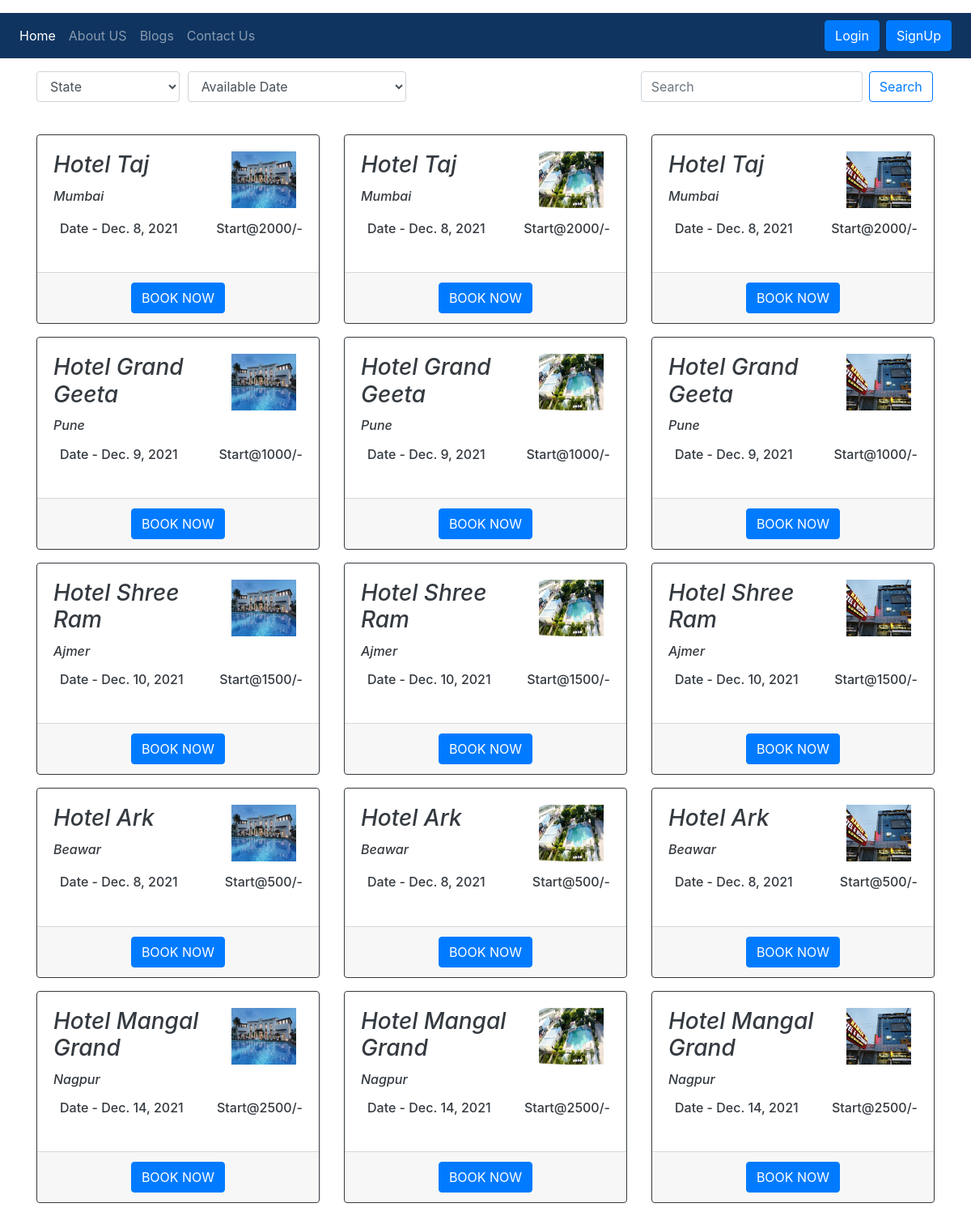
The page / on the database its author committed.
### home/models.py (models this page shows, shortened)
class HotelCard(models.Model):
    card_id=models.AutoField(primary_key=True)
    card_name=models.CharField(default='',max_length=123)
    location=models.CharField(default='',max_length=123)
    av_date=models.DateField()
    price=models.IntegerField(default=0)
    image=models.ImageField(upload_to="card/images",default="")

### home/views.py (the view)
# urls.py: 2. Add a URL to urlpatterns:  path('', views.home, name='home')
def home(request):
    allprods=[]
    products= HotelCard.objects.all()
    n= len(products)
    nSlides= n//3 + ceil((n/3) + (n//3))
    params={'no_of_slides':nSlides, 'range':range(1,nSlides), 'product': products}
    return render(request,"index.html", params)

### templates/index.html (shortened to what this page needs)
{% extends 'basic.html' %}
{% block body %}
<div class="container">
<div class="form-row">
      <div class="form-group col-md-2">
      <select id="inputState" class="form-control">
        <option selected>State</option>
      </select>
    </div>
    <div class="form-group col-md-3">
      <select id="inputState" class="form-control">
        <option selected>Available Date</option>
      </select>
    </div>
    <div class="form-group col-md-4 ml-auto">
     <form class="form-inline my-2 my-lg-0 ">
      <input class="form-control mr-sm-2 " type="search" placeholder="Search" aria-label="Search">
      <button class="btn btn-outline-primary my-2 my-sm-0" type="submit">Search</button>
    </form>
    </div>
  </div>
</div>
<br>
{% for i in product %}
<div class="container">
<div class="row">
  <div class="col-sm-4">
    <div class="card border-dark mb-3">
      <div class="card-body text-dark">
        <div class="d-flex justify-content-between mb-3 text-black">
          <i class="fas fa-tint fa-lg text-black pr-2">
        <h3 class="card-title">{{i.card_name}}</h3>
        <h6 class="card-text">{{i.location}}</h6>
        </i>
          <i class="fas fa-leaf fa-lg grey-text pr-2">
          <img src='/media/card/images/taj.jpg' width="80px" height="70px">
          </i>
        </div>
        <div class="d-flex justify-content-between mb-3">
          <h6><i class="fas fa-tint fa-lg text-info pr-2"></i>Date - {{i.av_date}}</h6>
          <h6><i class="fas fa-leaf fa-lg grey-text pr-2"></i>Start@{{i.price}}/-</h6>
        </div>
        </div>
        <div class="text-center card-footer ">
          <a href="#" class="btn btn-primary"> BOOK NOW</a>
        </div>
      </div>
    </div>
  <div class="col-sm-4">
    <div class="card border-dark mb-3">
      <div class="card-body text-dark">
        <div class="d-flex justify-content-between mb-3 text-black">
          <i class="fas fa-tint fa-lg text-black pr-2">
        <h3 class="card-title">{{i.card_name}}</h3>
        <h6 class="card-text">{{i.location}}</h6>
        </i>
          <i class="fas fa-leaf fa-lg grey-text pr-2">
          <img src='/media/card/images/ark.jpg' width="80px" height="70px">
          </i>
        </div>
        <div class="d-flex justify-content-between mb-3">
          <h6><i class="fas fa-tint fa-lg text-info pr-2"></i>Date - {{i.av_date}}</h6>
          <h6><i class="fas fa-leaf fa-lg grey-text pr-2"></i>Start@{{i.price}}/-</h6>
        </div>
        </div>
        <div class="text-center card-footer ">
          <a href="#" class="btn btn-primary"> BOOK NOW</a>
        </div>
      </div>
  </div>
  <div class="col-sm-4">
    <div class="card border-dark mb-3">
      <div class="card-body text-dark">
        <div class="d-flex justify-content-between mb-3 text-black">
          <i class="fas fa-tint fa-lg text-black pr-2">
        <h3 class="card-title">{{i.card_name}}</h3>
        <h6 class="card-text">{{i.location}}</h6>
        </i>
          <i class="fas fa-leaf fa-lg grey-text pr-2">
          <img src='/media/card/images/shreeram.jpg' width="80px" height="70px">
          </i>
        </div>
        <div class="d-flex justify-content-between mb-3">
          <h6><i class="fas fa-tint fa-lg text-info pr-2"></i>Date - {{i.av_date}}</h6>
          <h6><i class="fas fa-leaf fa-lg grey-text pr-2"></i>Start@{{i.price}}/-</h6>
        </div>
        </div>
        <div class="text-center card-footer ">
          <a href="#" class="btn btn-primary"> BOOK NOW</a>
        </div>
      </div>
  </div>
</div>
</div>
 {% endfor %}
  {% endblock %}

### templates/basic.html (shortened to what this page needs)
<!doctype html>
<html lang="en">
  <head>
    <link rel="stylesheet" href="https://stackpath.bootstrapcdn.com/bootstrap/4.3.1/css/bootstrap.min.css">
    <link rel="stylesheet" href="https://stackpath.bootstrapcdn.com/bootstrap/4.3.1/css/bootstrap.min.css">
  </head>
  <body>
    <nav class="navbar navbar-expand-lg navbar-dark my-3 " style="background-color: #0f3460;">
  <div class="collapse navbar-collapse "  id="navbarSupportedContent">
    <ul class="navbar-nav mr-auto">
      <li class="nav-item active">
        <a class="nav-link" href="/">Home</a>
      </li>
      <li class="nav-item">
        <a class="nav-link" href="/about">About US</a>
      </li>
      <li class="nav-item">
        <a class="nav-link" href="#">Blogs</a>
      </li>
      <li class="nav-item">
        <a class="nav-link" href="/contact">Contact Us</a>
      </li>
      </ul>
     {% if user.is_authenticated %}
     <ul class="navbar-nav mr-2">
        <li class="nav-item dropdown">
            <a class="nav-link dropdown-toggle" href='#' id="navbarDropdown" role="button" data-toggle="dropdown"> Welcome {{request.user}}</a>
            <div class="dropdown-menu" aria-labelledby="dropdownMenuButton">
              <a class="dropdown-item" href="/logout">Logout</a>
            </div>
          </li
     </ul>
    </div>
     {% else %}
      <button type="submit" class="btn btn-primary mr-2" data-toggle="modal" data-target="#loginModal">
        Login
        </button>
        <button type="submit" class="btn btn-primary mr-2" data-toggle="modal" data-target="#signupModal">
        SignUp
        </button>
        {% endif %}
  </div>
</nav>
  {% block body %} {% endblock %}
  </body>
</html>

### rows shown on the page
HotelCard: card_name "Hotel Taj", location "Mumbai", av_date "Dec. 8, 2021", price "2000"
HotelCard: card_name "Hotel Grand Geeta", location "Pune", av_date "Dec. 9, 2021", price "1000"
HotelCard: card_name "Hotel Shree Ram", location "Ajmer", av_date "Dec. 10, 2021", price "1500"
HotelCard: card_name "Hotel Ark", location "Beawar", av_date "Dec. 8, 2021", price "500"
HotelCard: card_name "Hotel Mangal Grand", location "Nagpur", av_date "Dec. 14, 2021", price "2500"
